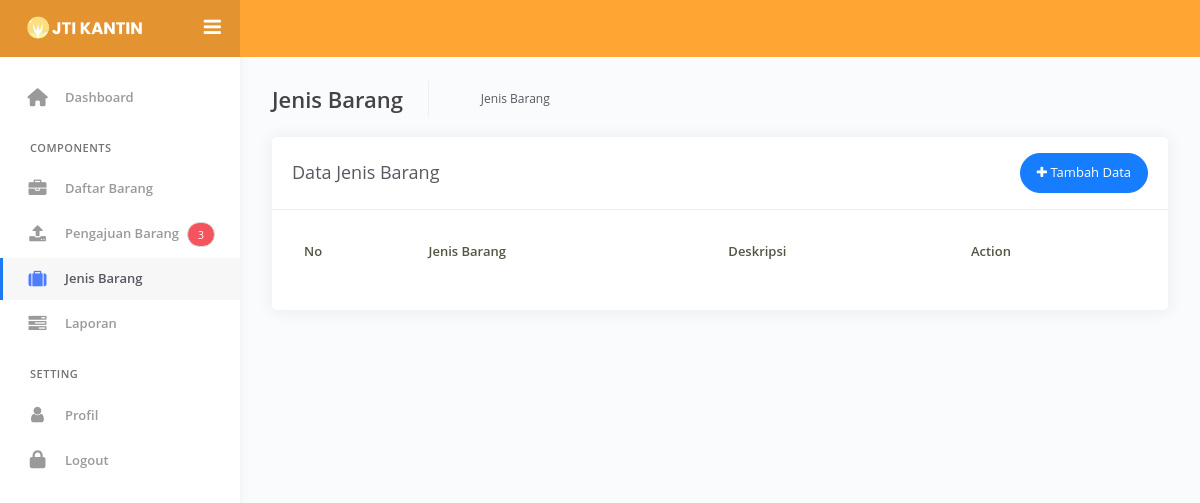
Page /kantinA/admin/index.php?view=datajenisbarang on the earlier database version.
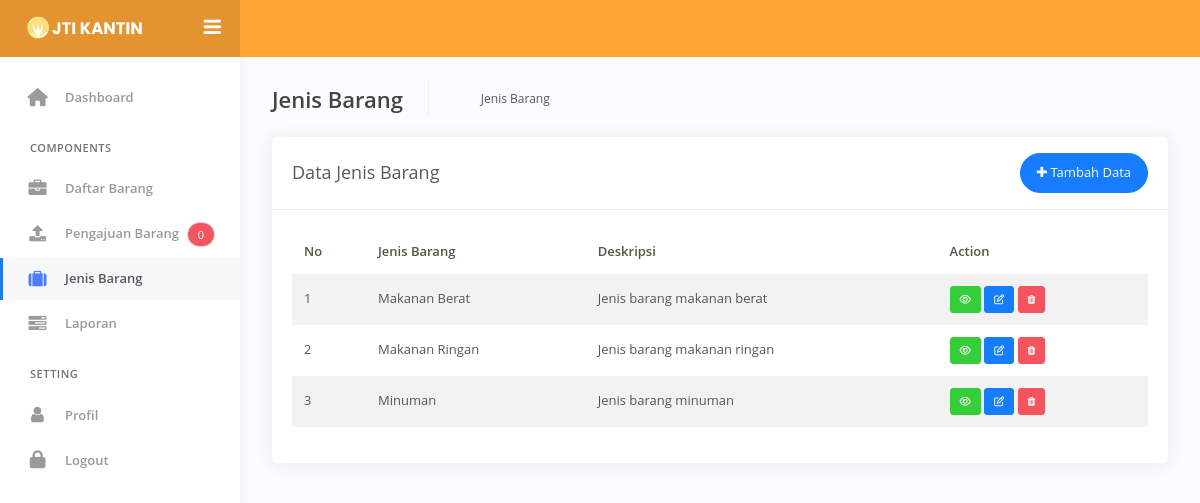
Same page on the later database version.
### tables this page shows
CREATE TABLE `jenisbarang` (
  `jenisBarang` varchar(225) NOT NULL,
  `deskripsi` varchar(225) NOT NULL
);

### kantinA/admin/master/jenisbarang/datajenisbarang.php (the view, shortened to what the changed rows need)
<div class="main-panel">
			<div class="content">
				<div class="page-inner">
					<div class="row">
						<div class="col-md-12">
							<div class="card">
								<div class="card-body">
									<div class="table-responsive">
										<table id="add-row" class="display table table-striped table-hover" >
											<thead>
												<tr>
													<th>No</th>
													<th>Jenis Barang</th>
													<th>Deskripsi</th>
													<th>Action</th>
												</tr>
											</thead>
											<tbody>
												<?php
													$no = 1;
													$query = mysqli_query($conn,'SELECT * from jenisbarang');
													while ($barang = mysqli_fetch_array($query)) {
												?>
												<tr>
													<td><?php echo $no++ ?></td>
													<td><?php echo $barang['jenisBarang'] ?></td>
													<td><?php echo $barang['deskripsi'] ?></td>
													<td>
														<a href="#modalDetailBarang<?php echo $barang['jenisBarang'] ?>"  data-toggle="modal" title="Detail" class="btn btn-xs btn-success"><i class="fa fa-eye"></i></a>
														<a href="#modalEditBarang<?php echo $barang['jenisBarang'] ?>"  data-toggle="modal" title="Edit" class="btn btn-xs btn-primary"><i class="fa fa-edit"></i></a>
														<a href="#modalHapusBarang<?php echo $barang['jenisBarang'] ?>"  data-toggle="modal" title="Hapus" class="btn btn-xs btn-danger"><i class="fa fa-trash"></i></a>
													</td>
												</tr>
											<?php } ?>
											</tbody>
										</table>
									</div>
								</div>
							</div>
						</div>
					</div>
				</div>
			</div>
		</div>

### kantinA/admin/index.php (shortened to what the changed rows need)
<?php
include '../koneksi.php';
?>
<?php
$p = mysqli_query($conn,'SELECT count(*) as waitingroom from waitingroom');
$q = mysqli_fetch_array($p);
?>
<!DOCTYPE html>
<html lang="en">
<head>
    <link rel="stylesheet" href="https://cdnjs.cloudflare.com/ajax/libs/font-awesome/4.7.0/css/font-awesome.min.css">
	<link rel="stylesheet" href="../assets/css/bootstrap.min.css">
	<link rel="stylesheet" href="../assets/css/azzara.css">
	<link rel="stylesheet" href="../assets/css/demo.css">
</head>
<body>
	<div class="wrapper">
		<div class="sidebar">
        <div class="sidebar-wrapper scrollbar-inner">
            <div class="sidebar-content">
                <ul class="nav list-group">
						<li class="nav-item d-flex justify-content-between align-items-center">
							<a href="?view=datapengajuan" class="nav-link">
								<i class="fa fa-upload"></i>
								<p class="sub-item">Pengajuan Barang</p>
								<span class="badge bg-danger rounded-pill" style="color: white;"><?php echo $q['waitingroom'] ?></span>
							</a>
						</li>
                    </ul>
                </div>
            </div>
        </div>
		<?php
                    if(@$_GET['view']=='')
                        include 'dashboard.php';
                    elseif($_GET['view']=='dashboard')
                        include 'dashboard.php';
                    elseif($_GET['view']=='databarang')
                        include 'master/databarang/databarang.php';
                    elseif($_GET['view']=='datapengajuan')
                        include 'master/pengajuan/datapengajuan.php';
                    elseif($_GET['view']=='datajenisbarang')
                        include 'master/jenisbarang/datajenisbarang.php';
                    elseif($_GET['view']=='datalaporan')
                        include 'master/laporan/datalaporan.php';
                    elseif($_GET['view']=='profil')
                        include 'master/profil/profil.php';
                    elseif($_GET['view']=='editprofil')
                        include 'master/profil/editprofil.php';
                 ?>
	</div>
</body>
</html>

Differences in the rows shown:
added jenisbarang: jenisBarang "Makanan Berat", deskripsi "Jenis barang makanan berat"
added jenisbarang: jenisBarang "Makanan Ringan", deskripsi "Jenis barang makanan ringan"
added jenisbarang: jenisBarang "Minuman", deskripsi "Jenis barang minuman"
Other differences:
$q['waitingroom']: "3" → "0"
